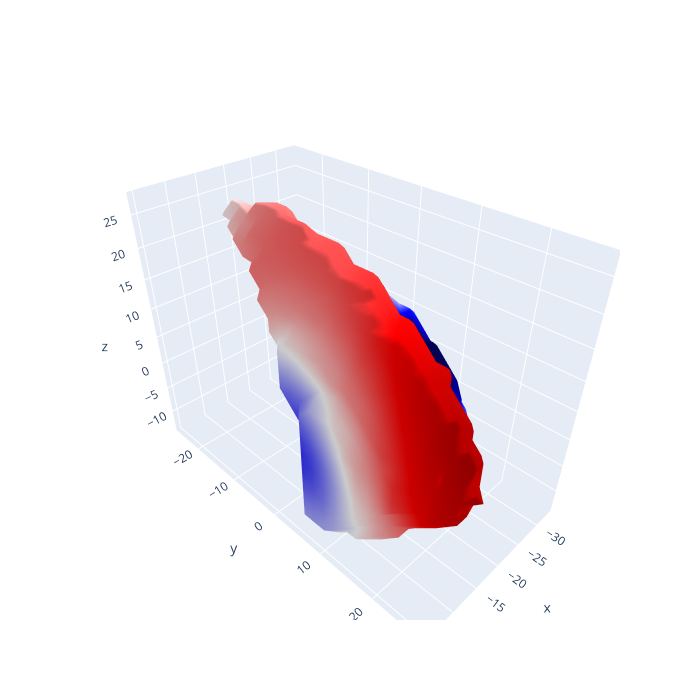

Write notebook code for a chart like this one.
### Code cell
# Try striatum
niftipath = f'{neuromodes}/TEMP_investigations/hcp_striatum-lh_thr25.nii.gz'
nifti = load(niftipath)

vol = make_vol_mesh(nifti, discard_components=True)
solver = EigenSolver(vol).solve(10)
plot_mesh_data(vol, solver.emodes[:, -1])
mode_nifti = tetmesh_to_nifti(solver.emodes[:, -1], solver.geometry, nifti)
plot_stat_map(mode_nifti, display_mode='ortho', cmap='seismic_r')

### Figure 1 — Plotly figure (JSON) as saved in the notebook; plotly's stock layout.template omitted (floating-point values rounded to 4 significant figures; data arrays with more than 128 entries replaced by an {"elided": "..."} marker saying what was removed)
{"data": [{"cmax": 0.02537, "cmin": -0.01612, "colorscale": {"elided": "256x2 mixed values"}, "flatshading": false, "i": {"elided": "3538 int values"}, "intensity": {"elided": "1765 float values"}, "j": {"elided": "3538 int values"}, "k": {"elided": "3538 int values"}, "showscale": false, "type": "mesh3d", "x": {"elided": "1765 float values"}, "y": {"elided": "1765 float values"}, "z": {"elided": "1765 float values"}}], "layout": {"height": 700, "scene": {"aspectmode": "data"}, "width": 700}}
